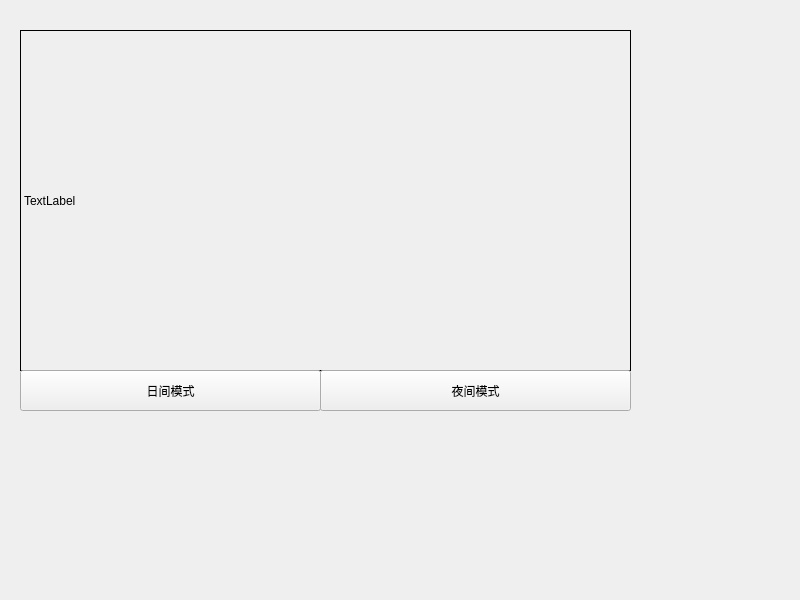
<?xml version="1.0" encoding="UTF-8"?>
<ui version="4.0">
 <class>Widget</class>
 <widget class="QWidget" name="Widget">
  <property name="geometry">
   <rect>
    <x>0</x>
    <y>0</y>
    <width>800</width>
    <height>600</height>
   </rect>
  </property>
  <property name="windowTitle">
   <string>Widget</string>
  </property>
  <widget class="QLabel" name="label">
   <property name="geometry">
    <rect>
     <x>20</x>
     <y>30</y>
     <width>611</width>
     <height>341</height>
    </rect>
   </property>
   <property name="frameShape">
    <enum>QFrame::Box</enum>
   </property>
   <property name="text">
    <string>TextLabel</string>
   </property>
  </widget>
  <widget class="QPushButton" name="pushButton_day">
   <property name="geometry">
    <rect>
     <x>20</x>
     <y>370</y>
     <width>301</width>
     <height>41</height>
    </rect>
   </property>
   <property name="text">
    <string>日间模式</string>
   </property>
  </widget>
  <widget class="QPushButton" name="pushButton_night">
   <property name="geometry">
    <rect>
     <x>320</x>
     <y>370</y>
     <width>311</width>
     <height>41</height>
    </rect>
   </property>
   <property name="text">
    <string>夜间模式</string>
   </property>
  </widget>
 </widget>
 <resources/>
 <connections/>
</ui>
